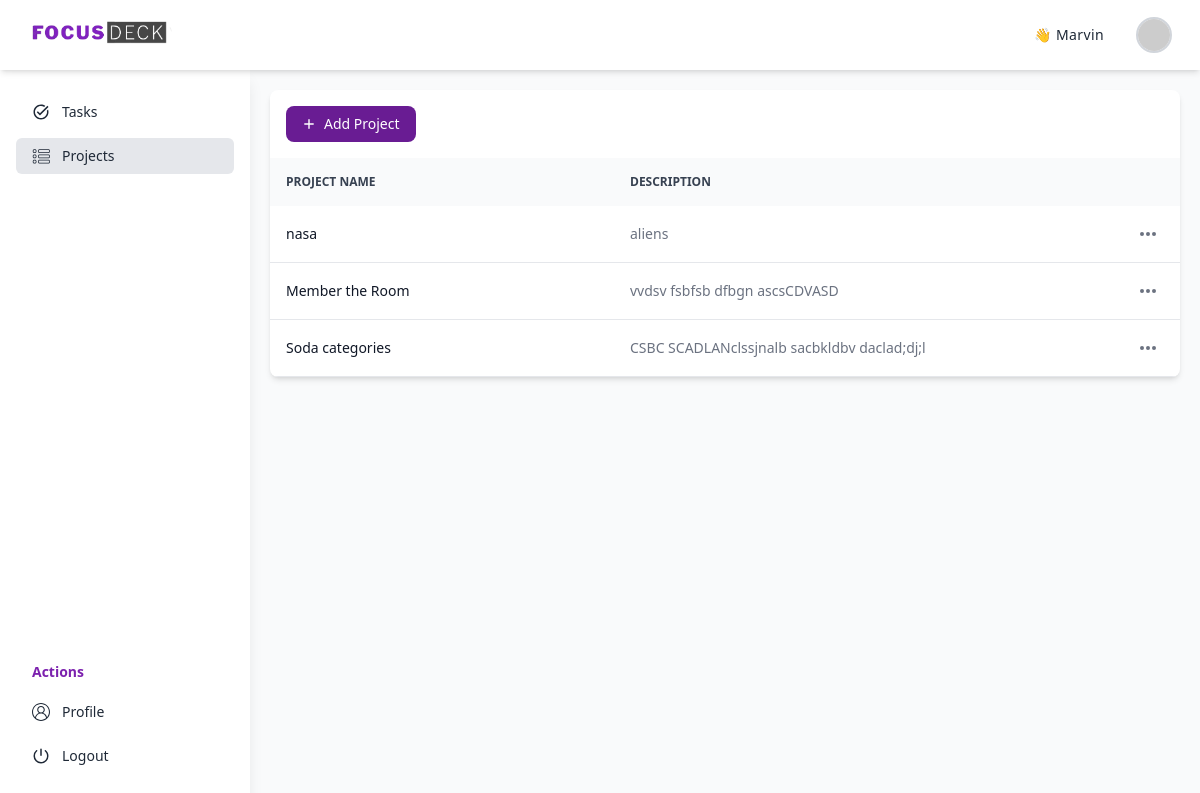
The app's page /tasks/projects/ (signed in) with its own data.
### accounts/models.py (models this page shows)
class CustomUser(AbstractUser):
    is_admin = models.BooleanField(default=False)
    groups = models.ManyToManyField(Group, related_name="customuser_groups", blank=True)
    user_permissions = models.ManyToManyField(Permission, related_name="customuser_permissions", blank=True)

### tasks/models.py (models this page shows, shortened)
class Project(models.Model):
    name = models.CharField(max_length=200)
    description = models.TextField()
    created_at = models.DateTimeField(auto_now_add=True)

### tasks/views.py (the view)
# urls.py: path('projects/', project_list, name='project_list'),
@login_required
def project_list(request):
    projects = Project.objects.all()
    return render(request, 'projects/project_list.html', {'projects': projects})

### theme/templates/projects/project_list.html (shortened to what this page needs)
{% extends '../base.html' %} {% load static %} {% block title %}FocusDeck | Project List{% endblock %} {% block content %}
<section class="bg-gray-50 dark:bg-gray-900 p-3 sm:p-5 antialiased">
    <div class="mx-auto max-w-screen-5xl px-2 lg:px-0">
        <div class="bg-white dark:bg-gray-800 relative shadow-md sm:rounded-lg overflow-hidden">
            <div class="flex flex-col md:flex-row items-center justify-between space-y-3 md:space-y-0 md:space-x-4 p-4">
                <div class="w-full md:w-auto flex flex-col md:flex-row space-y-2 md:space-y-0 items-stretch md:items-center justify-end md:space-x-3 flex-shrink-0">
                    <button type="button" id="createProjectModalButton" data-modal-target="createProjectModal" data-modal-toggle="createProjectModal" class="flex items-center justify-center text-white bg-primary-700 hover:bg-primary-800 focus:ring-4 focus:ring-primary-300 font-medium rounded-lg text-sm px-4 py-2 dark:bg-primary-600 dark:hover:bg-primary-700 focus:outline-none dark:focus:ring-primary-800">
                        <svg class="h-3.5 w-3.5 mr-2" fill="currentColor" viewbox="0 0 20 20" xmlns="http://www.w3.org/2000/svg" aria-hidden="true">
                            <path clip-rule="evenodd" fill-rule="evenodd" d="M10 3a1 1 0 011 1v5h5a1 1 0 110 2h-5v5a1 1 0 11-2 0v-5H4a1 1 0 110-2h5V4a1 1 0 011-1z" />
                        </svg>
                        Add Project
                    </button>
                </div>
            </div>
            <div class="overflow-x-auto">
                <table class="w-full text-sm text-left text-gray-500 dark:text-gray-400">
                    <thead class="text-xs text-gray-700 uppercase bg-gray-50 dark:bg-gray-700 dark:text-gray-400">
                        <tr>
                            <th scope="col" class="px-4 py-4">Project name</th>
                            <th scope="col" class="px-4 py-3">Description</th>
                            <th scope="col" class="px-4 py-3">
                            </th>
                        </tr>
                    </thead>
                    <tbody>
                        {% for projects in projects %}
                            <tr class="border-b dark:border-gray-700">
                                <th scope="row" class="px-4 py-3 font-medium text-gray-900 whitespace-nowrap dark:text-white">{{ projects.name }}</th>
                                <td class="px-4 py-3 max-w-[12rem] truncate">{{ projects.description }}</td>
                                <td class="px-4 py-3 flex items-center justify-end">
                                    <button id="{{ projects.id}}-button" data-dropdown-toggle="{{ projects.id}}" class="inline-flex items-center text-sm font-medium hover:bg-gray-100 dark:hover:bg-gray-700 p-1.5 dark:hover-bg-gray-800 text-center text-gray-500 hover:text-gray-800 rounded-lg focus:outline-none dark:text-gray-400 dark:hover:text-gray-100" type="button">
                                        <svg class="w-5 h-5" aria-hidden="true" fill="currentColor" viewbox="0 0 20 20" xmlns="http://www.w3.org/2000/svg">
                                            <path d="M6 10a2 2 0 11-4 0 2 2 0 014 0zM12 10a2 2 0 11-4 0 2 2 0 014 0zM16 12a2 2 0 100-4 2 2 0 000 4z" />
                                        </svg>
                                    </button>
                                </td>
                            </tr>
                        {% endfor %}
                    </tbody>
                </table>
            </div>
        </div>
    </div>
</section>
{% endblock %}

### theme/templates/base.html (shortened to what this page needs)
{% load static tailwind_tags %}
<!DOCTYPE html>
<html lang="en" class="h-full bg-gray-50 dark:bg-gray-900">
  <head>
    {% tailwind_css %}
  </head>
  <body class="bg-gray-50 font-sans leading-normal tracking-normal h-full">
    <div>
      <div class="relative font-sans pt-[70px] h-screen">
        <header
          class="flex shadow-md py-1 px-4 sm:px-7 bg-white min-h-[70px] tracking-wide z-[110] fixed top-0 w-full"
        >
          <div
            class="flex flex-wrap items-center justify-between gap-4 w-full relative"
          >
            <a href="{% url 'home' %}"
              ><img
                src="{% static 'logo/logo.png' %}"
                alt="logo"
                class="w-36"
              />
            </a>
            <div
              id="collapseMenu"
              class="max-lg:hidden lg:!block max-lg:before:fixed max-lg:before:bg-black max-lg:before:opacity-50 max-lg:before:inset-0 max-lg:before:z-50"
            >
              <div
                class="max-lg:fixed max-lg:bg-white max-lg:w-1/2 max-lg:min-w-[300px] max-lg:top-0 max-lg:left-0 max-lg:p-6 max-lg:h-full max-lg:shadow-md max-lg:overflow-auto z-50"
              >
                <div
                  class="flex items-center max-lg:flex-col-reverse max-lg:ml-auto gap-8"
                >
                  <span
                    class='hover:text-primary-600 text-gray-800 block text-sm transition-all cursor-pointer'>
                      &#128075 {{ user.username }}
                  </span>
                  <div class="dropdown-menu relative flex shrink-0 group">
                    <img
                        src="https://ui-avatars.com/api/?format=svg&rounded=true&name={{ user.username }}&background=random&length=1"
                        alt="{{ user.username }}"
                        class="w-9 h-9 max-lg:w-16 max-lg:h-16 rounded-full border-2 border-gray-300 cursor-pointer"
                    />
                  </div>
                </div>
              </div>
            </div>
          </div>
        </header>
        <div>
          <div class="flex items-start">
            <nav id="sidebar" class="lg:min-w-[250px] w-max max-lg:min-w-8">
              <div
                id="sidebar-collapse-menu"
                style="height: calc(100vh - 72px)"
                class="bg-white flex flex-col justify-between shadow-lg h-screen fixed py-6 px-4 top-[70px] left-0 overflow-auto z-[99] lg:min-w-[250px] lg:w-max max-lg:w-0 max-lg:invisible transition-all duration-500"
              >
                <ul class="space-y-2">
                  <li>
                    <a
                      href="{% url 'task_list' %}"
                      class="text-gray-800 text-sm flex items-center {% if request.resolver_match.url_name == 'task_list' %}bg-gray-200{% else %}hover:bg-gray-100{% endif %} rounded-md px-4 py-2 transition-all"
                    >
                      <span>Tasks</span>
                    </a>
                  </li>
                  <li>
                    <a
                      href="{% url 'project_list' %}"
                      class="text-gray-800 text-sm flex items-center {% if request.resolver_match.url_name == 'project_list' %}bg-gray-200{% else %}hover:bg-gray-100{% endif %} rounded-md px-4 py-2 transition-all"
                    >
                      <span>Projects</span>
                    </a>
                  </li>
                </ul>
                <div class="mt-6">
                  <h6 class="text-primary-600 text-sm font-bold px-4">Actions</h6>
                  <ul class="mt-3 space-y-2">
                    <li>
                      <a
                        href="{% url 'profile' %}"
                        class="text-gray-800 text-sm flex items-center  {% if request.resolver_match.url_name == 'profile' %}bg-gray-200{% else %}hover:bg-gray-100{% endif %}  rounded-md px-4 py-2 transition-all"
                      >
                        <span>Profile</span>
                      </a>
                    </li>
                    <li>
                      <a
                        href="{% url 'logout' %}"
                        class="text-gray-800 text-sm flex items-center hover:bg-gray-100 rounded-md px-4 py-2 transition-all"
                      >
                        <span>Logout</span>
                      </a>
                    </li>
                  </ul>
                </div>
              </div>
            </nav>
            <section class="main-content w-full overflow-auto p-0">
              <div class="overflow-x-auto">
                <div class="min-w-full bg-white">
                  {% block content %} {% endblock content %}
                </div>
              </div>
            </section>
          </div>
        </div>
      </div>
    </div>
  </body>
</html>

### records on screen
CustomUser: username "Marvin"
Project: name "nasa", description "aliens"
Project: name "Member the Room", description "vvdsv fsbfsb dfbgn ascsCDVASD"
Project: name "Soda categories", description "CSBC SCADLANclssjnalb sacbkldbv daclad;dj;l"
